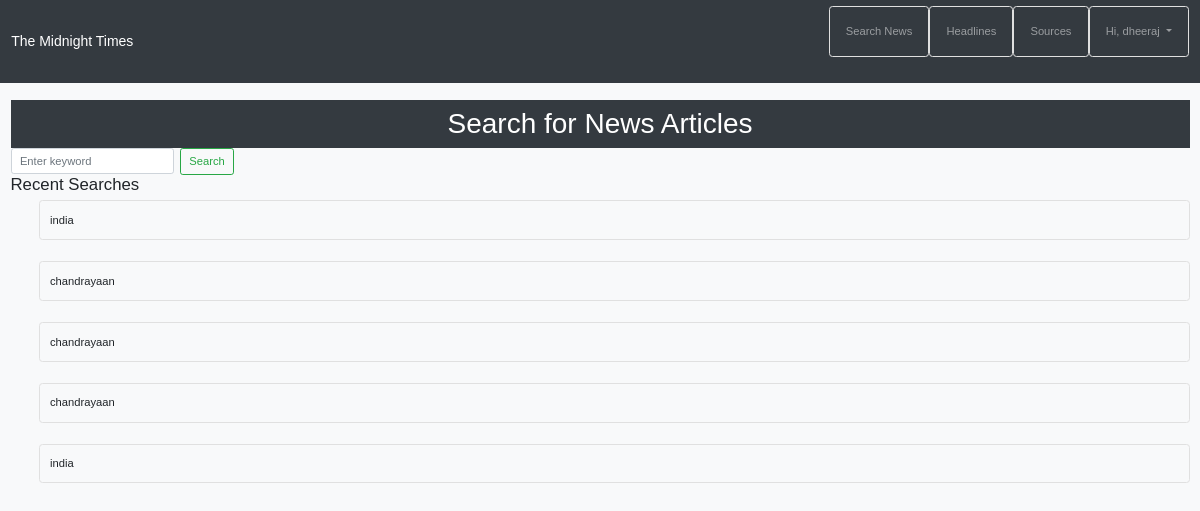
The page /fetch-news/ (signed in) on the database as committed earlier.
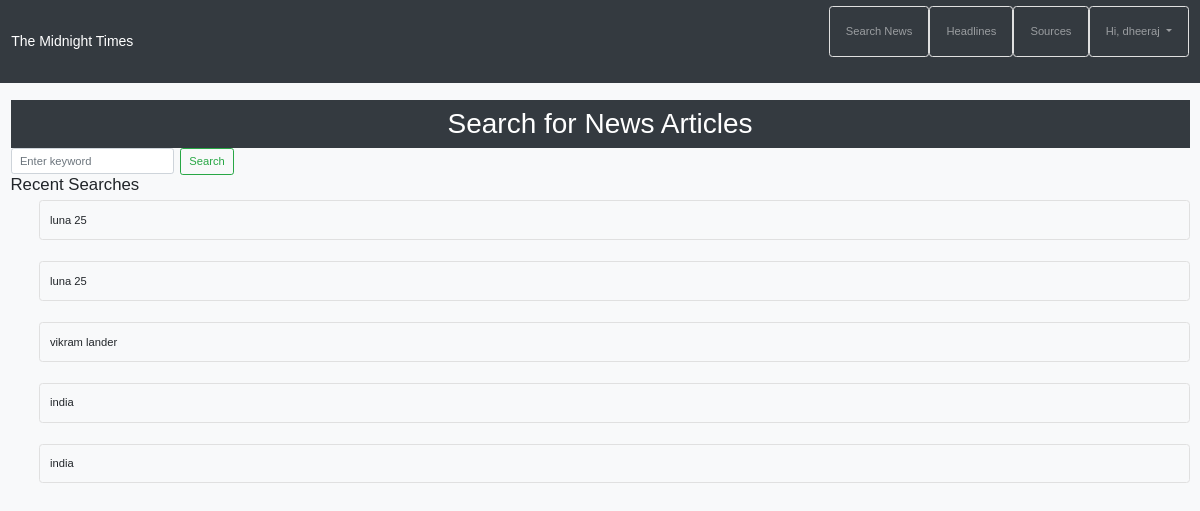
The same page on the database as committed later.
### newsapp/models.py (models this page shows)
class UserSearch(models.Model):
    user = models.ForeignKey(User, null=True, on_delete=models.CASCADE)
    keyword = models.CharField(max_length=255)
    searched_at = models.DateTimeField(auto_now_add=True)

### newsapp/views.py (the view, shortened to what this page needs)
# urls.py: path('fetch-news/', views.fetch_news, name='fetch-news'),
@login_required(login_url='login')
def fetch_news(request):
    articles = []
    keyword = ""
    recent_searches = UserSearch.objects.order_by(
        '-searched_at')[:5]  # gets the last 10 searches
    return render(request, 'Search_news.html', {
        'articles': articles,
        'keyword': keyword,
        'recent_searches': recent_searches
    })

### newsapp/templates/Search_news.html (shortened to what this page needs)
{% extends 'base.html' %}
{% load static %}
{% block main-content %}
<body>
    <h1>Search for News Articles</h1>
    <form method="post" class="form-inline my-2 my-lg-0">
        <input class="form-control mr-sm-2" type="text" name="keyword" placeholder="Enter keyword" value="{{ keyword }}">
        <button class="btn btn-outline-success my-2 my-sm-0" type="submit">Search</button>
    </form>
    <aside>
        <h4>Recent Searches</h4>
        <ul>
            {% for search in recent_searches %}
                <li>{{ search.keyword }}</li>
            {% endfor %}
        </ul>
    </aside>
</body>
{% endblock main-content %}

Rows that differ between the two databases and show on the page:
no longer on this page (row unchanged): UserSearch: keyword "chandrayaan"
no longer on this page (row unchanged): UserSearch: keyword "chandrayaan"
no longer on this page (row unchanged): UserSearch: keyword "chandrayaan"
added UserSearch: keyword "luna 25"
added UserSearch: keyword "luna 25"
added UserSearch: keyword "vikram lander"
